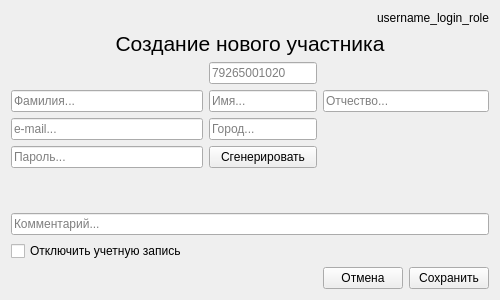
<?xml version="1.0" encoding="UTF-8"?>
<ui version="4.0">
 <class>Create_participant</class>
 <widget class="QWidget" name="Create_participant">
  <property name="windowModality">
   <enum>Qt::NonModal</enum>
  </property>
  <property name="geometry">
   <rect>
    <x>0</x>
    <y>0</y>
    <width>500</width>
    <height>300</height>
   </rect>
  </property>
  <property name="minimumSize">
   <size>
    <width>500</width>
    <height>300</height>
   </size>
  </property>
  <property name="maximumSize">
   <size>
    <width>500</width>
    <height>300</height>
   </size>
  </property>
  <property name="windowTitle">
   <string>Логистик</string>
  </property>
  <layout class="QGridLayout" name="gridLayout">
   <item row="4" column="1" colspan="2">
    <widget class="QLineEdit" name="lineEdit_phone_number">
     <property name="placeholderText">
      <string>79265001020</string>
     </property>
    </widget>
   </item>
   <item row="11" column="3">
    <widget class="QPushButton" name="pushButton_cancel">
     <property name="text">
      <string>Отмена</string>
     </property>
    </widget>
   </item>
   <item row="7" column="1" colspan="2">
    <widget class="QPushButton" name="pushButton_generate">
     <property name="text">
      <string>Сгенерировать</string>
     </property>
    </widget>
   </item>
   <item row="5" column="0">
    <widget class="QLineEdit" name="lineEdit_second_name">
     <property name="placeholderText">
      <string>Фамилия...</string>
     </property>
    </widget>
   </item>
   <item row="6" column="1" colspan="2">
    <widget class="QLineEdit" name="lineEdit_city">
     <property name="placeholderText">
      <string>Город...</string>
     </property>
    </widget>
   </item>
   <item row="10" column="0" colspan="2">
    <widget class="QCheckBox" name="checkBox_disabled_participant">
     <property name="text">
      <string>Отключить учетную запись</string>
     </property>
    </widget>
   </item>
   <item row="8" column="0">
    <spacer name="verticalSpacer_2">
     <property name="orientation">
      <enum>Qt::Vertical</enum>
     </property>
     <property name="sizeHint" stdset="0">
      <size>
       <width>20</width>
       <height>40</height>
      </size>
     </property>
    </spacer>
   </item>
   <item row="1" column="0" colspan="5">
    <widget class="QLabel" name="label_create_participant">
     <property name="font">
      <font>
       <pointsize>16</pointsize>
      </font>
     </property>
     <property name="text">
      <string>Создание нового участника</string>
     </property>
     <property name="alignment">
      <set>Qt::AlignCenter</set>
     </property>
    </widget>
   </item>
   <item row="5" column="3" colspan="2">
    <widget class="QLineEdit" name="lineEdit_last_name">
     <property name="placeholderText">
      <string>Отчество...</string>
     </property>
    </widget>
   </item>
   <item row="11" column="4">
    <widget class="QPushButton" name="pushButton_save">
     <property name="text">
      <string>Сохранить</string>
     </property>
    </widget>
   </item>
   <item row="6" column="0">
    <widget class="QLineEdit" name="lineEdit_email">
     <property name="placeholderText">
      <string>e-mail...</string>
     </property>
    </widget>
   </item>
   <item row="9" column="0" colspan="5">
    <widget class="QLineEdit" name="lineEdit_comment">
     <property name="placeholderText">
      <string>Комментарий...</string>
     </property>
    </widget>
   </item>
   <item row="7" column="0">
    <widget class="QLineEdit" name="lineEdit_password">
     <property name="placeholderText">
      <string>Пароль...</string>
     </property>
    </widget>
   </item>
   <item row="5" column="1" colspan="2">
    <widget class="QLineEdit" name="lineEdit_first_name">
     <property name="placeholderText">
      <string>Имя...</string>
     </property>
    </widget>
   </item>
   <item row="0" column="1" colspan="4">
    <widget class="QLabel" name="label_username_login_role">
     <property name="text">
      <string>username_login_role</string>
     </property>
     <property name="alignment">
      <set>Qt::AlignRight|Qt::AlignTrailing|Qt::AlignVCenter</set>
     </property>
    </widget>
   </item>
  </layout>
 </widget>
 <tabstops>
  <tabstop>lineEdit_second_name</tabstop>
  <tabstop>lineEdit_first_name</tabstop>
  <tabstop>lineEdit_last_name</tabstop>
  <tabstop>lineEdit_email</tabstop>
  <tabstop>lineEdit_city</tabstop>
  <tabstop>lineEdit_password</tabstop>
  <tabstop>pushButton_generate</tabstop>
  <tabstop>lineEdit_comment</tabstop>
  <tabstop>checkBox_disabled_participant</tabstop>
  <tabstop>pushButton_cancel</tabstop>
  <tabstop>pushButton_save</tabstop>
  <tabstop>lineEdit_phone_number</tabstop>
 </tabstops>
 <resources/>
 <connections>
  <connection>
   <sender>pushButton_generate</sender>
   <signal>clicked()</signal>
   <receiver>lineEdit_password</receiver>
   <slot>selectAll()</slot>
   <hints>
    <hint type="sourcelabel">
     <x>215</x>
     <y>202</y>
    </hint>
    <hint type="destinationlabel">
     <x>75</x>
     <y>202</y>
    </hint>
   </hints>
  </connection>
  <connection>
   <sender>pushButton_save</sender>
   <signal>clicked()</signal>
   <receiver>Create_participant</receiver>
   <slot>show()</slot>
   <hints>
    <hint type="sourcelabel">
     <x>374</x>
     <y>272</y>
    </hint>
    <hint type="destinationlabel">
     <x>215</x>
     <y>149</y>
    </hint>
   </hints>
  </connection>
  <connection>
   <sender>pushButton_cancel</sender>
   <signal>clicked()</signal>
   <receiver>Create_participant</receiver>
   <slot>close()</slot>
   <hints>
    <hint type="sourcelabel">
     <x>274</x>
     <y>272</y>
    </hint>
    <hint type="destinationlabel">
     <x>215</x>
     <y>149</y>
    </hint>
   </hints>
  </connection>
  <connection>
   <sender>checkBox_disabled_participant</sender>
   <signal>stateChanged(int)</signal>
   <receiver>Create_participant</receiver>
   <slot>show()</slot>
   <hints>
    <hint type="sourcelabel">
     <x>120</x>
     <y>311</y>
    </hint>
    <hint type="destinationlabel">
     <x>215</x>
     <y>183</y>
    </hint>
   </hints>
  </connection>
 </connections>
</ui>
